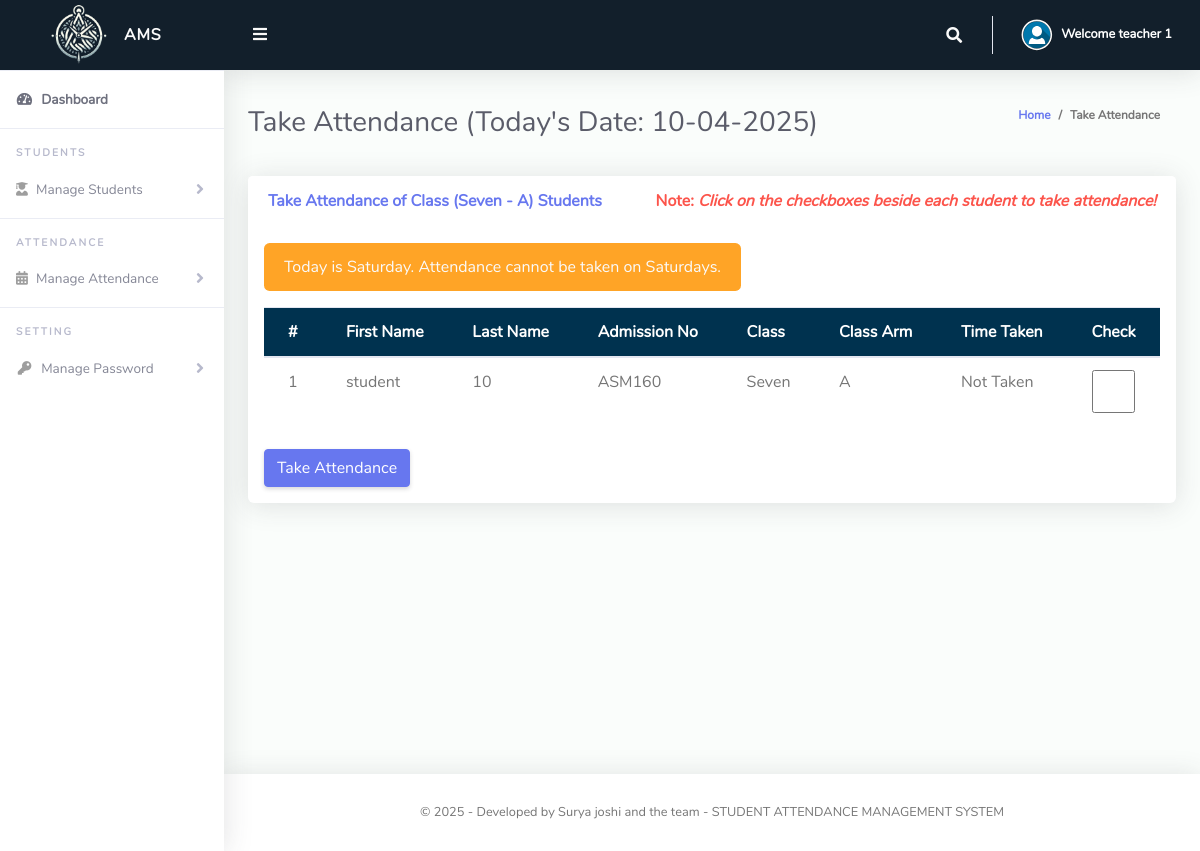
Page /ClassTeacher/takeAttendance.php (signed in) on the committed database.
### tables this page shows
CREATE TABLE `tblclassteacher` (
  `Id` int(10) NOT NULL,
  `firstName` varchar(255) NOT NULL,
  `lastName` varchar(255) NOT NULL,
  `emailAddress` varchar(255) NOT NULL,
  `password` varchar(255) NOT NULL,
  `phoneNo` varchar(50) NOT NULL,
  `classId` varchar(10) NOT NULL,
  `classArmId` varchar(10) NOT NULL,
  `dateCreated` varchar(50) NOT NULL
);

CREATE TABLE `tblclassarms` (
  `Id` int(10) NOT NULL,
  `classId` varchar(10) NOT NULL,
  `classArmName` varchar(255) NOT NULL,
  `isAssigned` varchar(10) NOT NULL
);

CREATE TABLE `tblclass` (
  `Id` int(10) NOT NULL,
  `className` varchar(255) NOT NULL
);

CREATE TABLE `tblstudents` (
  `Id` int(10) NOT NULL,
  `firstName` varchar(255) NOT NULL,
  `lastName` varchar(255) NOT NULL,
  `otherName` varchar(255) NOT NULL,
  `email` varchar(255) NOT NULL,
  `admissionNumber` varchar(255) NOT NULL,
  `password` varchar(50) NOT NULL,
  `classId` varchar(10) NOT NULL,
  `classArmId` varchar(10) NOT NULL,
  `dateCreated` varchar(50) NOT NULL
);

### ClassTeacher/takeAttendance.php (the view, shortened to what this page needs)
<?php
include '../Includes/dbcon.php';
$isSaturday = (date('N') == 6);
$query = "SELECT tblclass.className, tblclassarms.classArmName
    FROM tblclassteacher
    INNER JOIN tblclass ON tblclass.Id = tblclassteacher.classId
    INNER JOIN tblclassarms ON tblclassarms.Id = tblclassteacher.classArmId
    WHERE tblclassteacher.Id = '$_SESSION[userId]'";
$rs = $conn->query($query);
$rrw = $rs->fetch_assoc();
$querey = mysqli_query($conn, "SELECT * FROM tblsessionterm WHERE isActive ='1'");
$rwws = mysqli_fetch_array($querey);
$sessionTermId = $rwws['Id'];
$dateTaken = date("Y-m-d H:i:s A");
if (!$isSaturday) {
  $qurty = mysqli_query($conn, "SELECT * FROM tblattendance WHERE classId = '$_SESSION[classId]' AND classArmId = '$_SESSION[classArmId]' AND DATE(dateTimeTaken) = CURDATE()");
  $count = mysqli_num_rows($qurty);
  if ($count == 0) {
    $qus = mysqli_query($conn, "SELECT * FROM tblstudents WHERE classId = '$_SESSION[classId]' AND classArmId = '$_SESSION[classArmId]'");
    while ($ros = $qus->fetch_assoc()) {
      $qquery = mysqli_query($conn, "INSERT INTO tblattendance(admissionNo, classId, classArmId, sessionTermId, status, dateTimeTaken)
                VALUES('$ros[admissionNumber]', '$_SESSION[classId]', '$_SESSION[classArmId]', '$sessionTermId', '0', '$dateTaken')");
    }
  }
  if (isset($_POST['save'])) {
    $admissionNo = $_POST['admissionNo'];
    $check = $_POST['check'];
    $N = count($admissionNo);
    $status = "";
    $qurty = mysqli_query($conn, "SELECT * FROM tblattendance WHERE classId = '$_SESSION[classId]' AND classArmId = '$_SESSION[classArmId]' AND DATE(dateTimeTaken) = CURDATE() AND status = '1'");
    $count = mysqli_num_rows($qurty);
    if ($count > 0) {
      $statusMsg = "<div class='alert alert-danger' style='margin-right:700px;'>Attendance has been taken for today!</div>";
    } else {
      for ($i = 0; $i < $N; $i++) {
        if (isset($check[$i])) {
          $qquery = mysqli_query($conn, "UPDATE tblattendance SET status='1', dateTimeTaken='$dateTaken' WHERE admissionNo = '$check[$i]'");
          if ($qquery) {
            $statusMsg = "<div class='alert alert-success' style='margin-right:700px;'>Attendance Taken Successfully!</div>";
          } else {
            $statusMsg = "<div class='alert alert-danger' style='margin-right:700px;'>An error Occurred!</div>";
          }
        }
      }
    }
  }
} else {
  $statusMsg = "<div class='alert alert-warning d-inline-block'>Today is Saturday. Attendance cannot be taken on Saturdays.</div>";
}
?>
<!DOCTYPE html>
<html lang="en">
<head>
  <link href="../vendor/fontawesome-free/css/all.min.css" rel="stylesheet" type="text/css">
  <link href="../vendor/bootstrap/css/bootstrap.min.css" rel="stylesheet" type="text/css">
  <link href="css/ruang-admin.min.css" rel="stylesheet">
</head>
<body id="page-top">
  <div id="wrapper">
    <?php include "Includes/sidebar.php"; ?>
    <div id="content-wrapper" class="d-flex flex-column">
      <div id="content">
        <?php include "Includes/topbar.php"; ?>
        <div class="container-fluid" id="container-wrapper">
          <div class="d-sm-flex align-items-center justify-content-between mb-4">
            <h1 class="h3 mb-0 text-gray-800">Take Attendance (Today's Date: <?php echo date("m-d-Y"); ?>)</h1>
            <ol class="breadcrumb">
              <li class="breadcrumb-item"><a href="./">Home</a></li>
              <li class="breadcrumb-item active" aria-current="page">Take Attendance</li>
            </ol>
          </div>
          <div class="row">
            <div class="col-lg-12">
              <form method="post">
                <div class="row">
                  <div class="col-lg-12">
                    <div class="card mb-4">
                      <div class="card-header py-3 d-flex flex-row align-items-center justify-content-between">
                        <h6 class="m-0 font-weight-bold text-primary">Take Attendance of Class (<?php echo $rrw['className'] . ' - ' . $rrw['classArmName']; ?>) Students </h6>
                        <h6 class="m-0 font-weight-bold text-danger">Note: <i>Click on the checkboxes beside each student to take attendance!</i></h6>
                      </div>
                      <div class="table-responsive p-3">
                        <?php echo $statusMsg; ?>
                        <table class="table align-items-center table-flush table-hover">
                          <thead class="thead-light">
                            <tr>
                              <th>#</th>
                              <th>First Name</th>
                              <th>Last Name</th>
                              <th>Admission No</th>
                              <th>Class</th>
                              <th>Class Arm</th>
                              <th>Time Taken</th>
                              <th>Check</th>
                            </tr>
                          </thead>
                          <tbody>
                            <?php
                            $query = "SELECT tblstudents.Id, tblstudents.admissionNumber, tblclass.className, tblclass.Id AS classId, tblclassarms.classArmName, tblclassarms.Id AS classArmId, tblstudents.firstName, tblstudents.lastName, tblstudents.admissionNumber, tblattendance.dateTimeTaken
      FROM tblstudents
      INNER JOIN tblclass ON tblclass.Id = tblstudents.classId
      INNER JOIN tblclassarms ON tblclassarms.Id = tblstudents.classArmId
      LEFT JOIN tblattendance ON tblattendance.admissionNo = tblstudents.admissionNumber
        AND DATE(tblattendance.dateTimeTaken) = CURDATE()
      WHERE tblstudents.classId = '$_SESSION[classId]' AND tblstudents.classArmId = '$_SESSION[classArmId]'";
                            $rs = $conn->query($query);
                            $num = $rs->num_rows;
                            $sn = 0;
                            if ($num > 0) {
                              while ($rows = $rs->fetch_assoc()) {
                                $sn++;
                                $timeTaken = $rows['dateTimeTaken'] ? date("h:i A", strtotime($rows['dateTimeTaken'])) : "Not Taken";
                                echo "
          <tr>
            <td>" . $sn . "</td>
            <td>" . $rows['firstName'] . "</td>
            <td>" . $rows['lastName'] . "</td>
            <td>" . $rows['admissionNumber'] . "</td>
            <td>" . $rows['className'] . "</td>
            <td>" . $rows['classArmName'] . "</td>
            <td>" . $timeTaken . "</td>
            <td><input name='check[]' type='checkbox' value='" . $rows['admissionNumber'] . "' class='form-control'></td>
          </tr>";
                              }
                            } else {
                              echo "<div class='alert alert-danger' role='alert'>No Record Found!</div>";
                            }
                            ?>
                          </tbody>
                        </table>
                        <br>
                        <button type="submit" name="save" class="btn btn-primary">Take Attendance</button>
                      </div>
                    </div>
                  </div>
                </div>
              </form>
            </div>
          </div>
        </div>
      </div>
      <?php include "Includes/footer.php"; ?>
    </div>
  </div>
</body>
</html>

### ClassTeacher/Includes/sidebar.php (shortened to what this page needs)
    <ul class="navbar-nav sidebar sidebar-light accordion" id="accordionSidebar">
  <a class="sidebar-brand d-flex align-items-center justify-content-center" style="background-color: #121F2B;" href="index.php">
    <div class="sidebar-brand-icon">
      <img src="img/logo/logo.png">
    </div>
    <div class="sidebar-brand-text mx-3">AMS</div>
  </a>
  <hr class="sidebar-divider my-0">
  <li class="nav-item active">
    <a class="nav-link" href="index.php">
      <i class="fas fa-fw fa-tachometer-alt"></i>
      <span>Dashboard</span>
    </a>
  </li>
  <hr class="sidebar-divider">
  <div class="sidebar-heading">Students</div>
  <li class="nav-item">
    <a class="nav-link collapsed" href="#" data-toggle="collapse" data-target="#collapseBootstrap2" aria-expanded="true" aria-controls="collapseBootstrap2">
      <i class="fas fa-user-graduate"></i>
      <span>Manage Students</span>
    </a>
  </li>
  <hr class="sidebar-divider">
  <div class="sidebar-heading">Attendance</div>
  <li class="nav-item">
    <a class="nav-link collapsed" href="#" data-toggle="collapse" data-target="#collapseBootstrapcon" aria-expanded="true" aria-controls="collapseBootstrapcon">
      <i class="fa fa-calendar-alt"></i>
      <span>Manage Attendance</span>
    </a>
  </li>
  <hr class="sidebar-divider">
  <div class="sidebar-heading">Setting</div>
  <li class="nav-item">
    <a class="nav-link collapsed" href="#" data-toggle="collapse" data-target="#collapseSettings" aria-expanded="true" aria-controls="collapseSettings">
      <i class="fas fa-fw fa-key"></i>
      <span>Manage Password</span>
    </a>
  </li>
</ul>

### ClassTeacher/Includes/topbar.php (shortened to what this page needs)
<?php
  $query = "SELECT * FROM tblclassteacher WHERE Id = ".$_SESSION['userId']."";
  $rs = $conn->query($query);
  $rows = $rs->fetch_assoc();
  $fullName = $rows['firstName']." ".$rows['lastName'];
?>
<nav class="navbar navbar-expand navbar-light  topbar mb-4 static-top" style="background-color: #121F2B;">
          <button id="sidebarToggleTop" class="btn btn-link rounded-circle mr-3">
            <i class="fa fa-bars"></i>
          </button>
          <ul class="navbar-nav ml-auto">
            <li class="nav-item dropdown no-arrow">
              <a class="nav-link dropdown-toggle" href="#" id="searchDropdown" role="button" data-toggle="dropdown"
                aria-haspopup="true" aria-expanded="false">
                <i class="fas fa-search fa-fw"></i>
              </a>
            </li>
            <li class="nav-item dropdown no-arrow">
              <a class="nav-link dropdown-toggle" href="#" id="userDropdown" role="button" data-toggle="dropdown"
                aria-haspopup="true" aria-expanded="false">
                <img class="img-profile rounded-circle border-0" src="img/user.svg" style="max-width: 60px">
                <span class="ml-2 d-none d-lg-inline text-white small"><b>Welcome <?php echo $fullName;?></b></span>
              </a>
            </li>
          </ul>
        </nav>

### ClassTeacher/Includes/footer.php
<footer class="sticky-footer bg-white" style="margin-top: 25.3%;">
  <div class="container my-auto mx-80">
    <div class="copyright text-center my-auto">
      <span> &copy; <script> document.write(new Date().getFullYear()); </script> - Developed by Surya joshi and the team -
        STUDENT ATTENDANCE MANAGEMENT SYSTEM
      </span>
    </div>
  </div>
</footer>

### rows in the picture
tblclassteacher: fullName "teacher 1"
tblclassarms: classId.className "Seven", classArmName "A"
tblstudents: firstName "student", lastName "10", admissionNumber "ASM160", classId.className "Seven", classArmId.classArmName "A", timeTaken "Not Taken"
